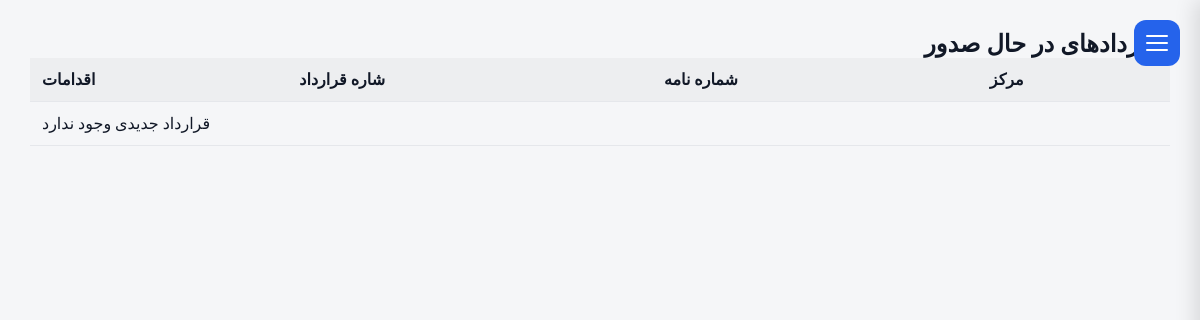
The app's page /contract/license (signed in), older data.
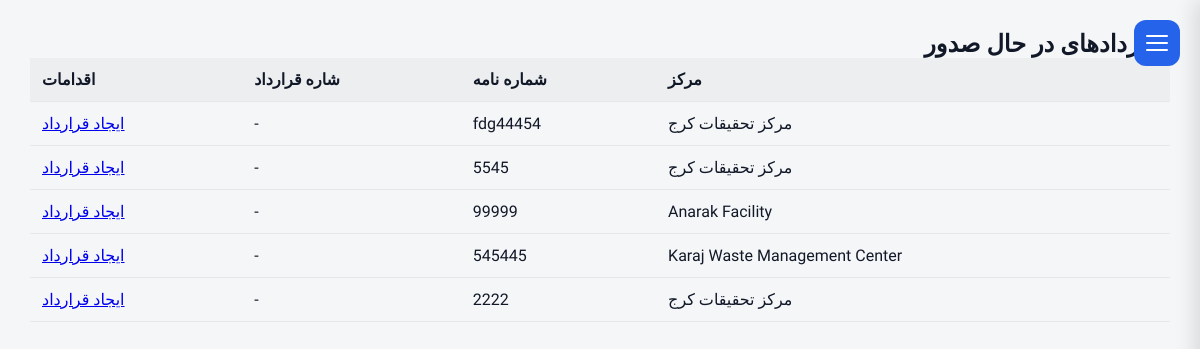
The same page, newer data.
### operations/models.py (models this page shows, shortened)
class LicenseRequest(models.Model):
    facility = models.ForeignKey(
        Facility,
        on_delete=models.PROTECT,
        related_name="license_requests",
    )
    letter_number = models.CharField(
        max_length=100,
        blank=True,
        null=True,
    )
    letter_date = models.DateField(
        blank=True,
        null=True,
    )
    status = models.CharField(
        max_length=20,
        choices=LicenseStatus.choices,
        default=LicenseStatus.DRAFT,
    )
    status_date = models.DateTimeField(
        null=True,
        blank=True,
    )
    specification_completed = models.BooleanField(default=False,)
    description = models.TextField(
        _("Description"),
        blank=True,)
    created_by = models.ForeignKey(
        settings.AUTH_USER_MODEL,
        on_delete=models.PROTECT,
    )
    created_at = models.DateTimeField(
        auto_now_add=True,
    )
    updated_at = models.DateTimeField(
        auto_now=True,
    )
    class Meta:
        ordering = ["-created_at"]

### facilities/models.py (models this page shows, shortened)
class Facility(models.Model):
    name = models.CharField(
        _("Facility Name"),
        max_length=255, blank=True,null=True
    )
    responsible_person = models.CharField(
        _("Responsible Person"),
        max_length=150, blank=True,null=True
    )
    telephone = models.CharField(
        _("Telephone"),
        max_length=50, blank=True,null=True
    )
    email = models.EmailField(
        _("Email"),
        blank=True,null=True
    )
    address1 = models.CharField(
        _("Address Line 1"),
        max_length=255, blank=True,null=True
    )
    address2 = models.CharField(
        _("Address Line 2"),
        max_length=255,
         blank=True,null=True
    )
    postal_code = models.CharField(
        _("Postal Code"),
        max_length=20,
         blank=True,null=True
    )
    national_id = models.CharField(
        _("National ID"),
        max_length=50,
         blank=True,null=True
    )
    economic_code = models.CharField(
        _("Economic Code"),
        max_length=50,
         blank=True,null=True
    )
    created_at = models.DateTimeField(
        auto_now_add=True
    )
    updated_at = models.DateTimeField(
        auto_now=True
    )
    class Meta:
        ordering = ["name"]
        verbose_name = _("Facility")
        verbose_name_plural = _("Facilities")

### contract/views.py (the view)
def license_contract_home(request):
    licenses = LicenseRequest.objects.filter(
        status=LicenseStatus.CONTRACTS
    ).select_related(
        "facility",
        "contract",
    )
    return render(
        request,
        "contract/license_contract_home.html",
        {
            "licenses": licenses
        }
    )

### templates/contract/license_contract_home.html
{% extends "base.html" %}
{% load i18n %}
{% block content %}
<h2>
{% trans "Contracts Waiting" %}
</h2>
<table class="table">
<tr>
<th>
{% trans "Facility" %}
</th>
<th>
{% trans "Letter Number" %}
</th>
<th>
{% trans "Contract Number" %}
</th>
<th>
{% trans "Action" %}
</th>
</tr>
{% for license in licenses %}
<tr>
<td>
{{ license.facility.name }}
</td>
<td>
{{ license.letter_number }}
</td>
<td>
{% if license.contract %}
{{ license.contract.contract_number }}
{% else %}
-
{% endif %}
</td>
<td>
{% if license.contract %}
<a href="{% url 'license_contract_update' license.contract.pk %}">
{% trans "Continue" %}
</a>
{% else %}
<a href="{% url 'license_contract_create' license.pk %}">
{% trans "Create Contract" %}
</a>
{% endif %}
</td>
</tr>
{% empty %}
<tr>
<td colspan="4">
{% trans "No contracts waiting." %}
</td>
</tr>
{% endfor %}
</table>
{% endblock %}

Row changes from the older to the newer data that the page shows:
added LicenseRequest: facility.name "مرکز تحقیقات کرج", letter_number "fdg44454"
added LicenseRequest: facility.name "مرکز تحقیقات کرج", letter_number "5545"
added LicenseRequest: facility.name "Anarak Facility", letter_number "99999"
now on this page (row edited): LicenseRequest: facility.name "Karaj Waste Management Center", letter_number "545445"
now on this page (row edited): LicenseRequest: facility.name "مرکز تحقیقات کرج", letter_number "2222"
Text that changed along with them:
text no longer shown: "قرارداد جدیدی وجود ندارد"
